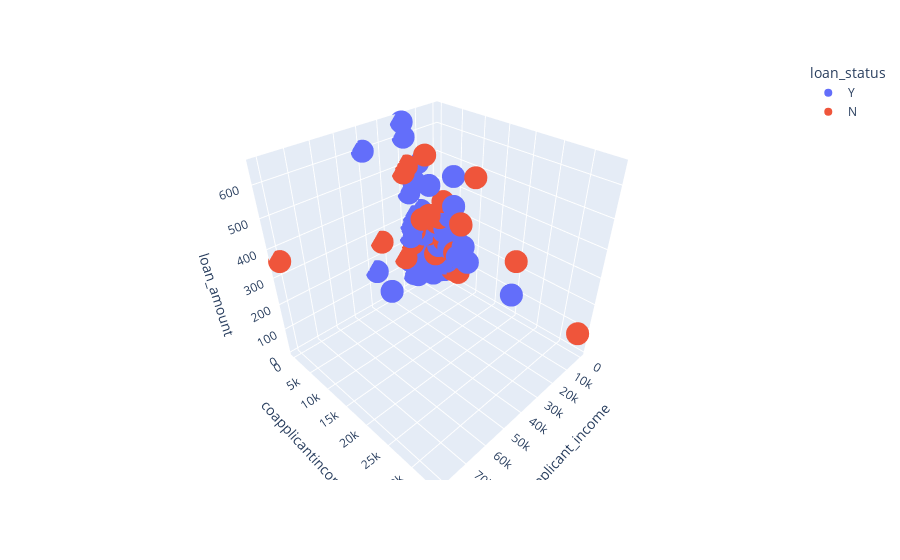

The notebook cell this image was saved under:
### Code cell
# px.scatter_3d(data_frame=df,x='applicant_income',y='co-applicant_income',z='loan_amount',color='loan_status')

# try this command and see if it works


# Create a 3D scatter plot
fig = px.scatter_3d(data_frame=df,x='applicant_income',y='coapplicantincome',z='loan_amount',color='loan_status'
)

# Show the plot
fig.show()

### Figure 1 — Plotly figure (JSON) as saved in the notebook; plotly's stock layout.template omitted (floating-point values rounded to 4 significant figures; data arrays with more than 128 entries replaced by an {"elided": "..."} marker saying what was removed)
{"data": [{"hovertemplate": "loan_status=Y<br>applicant_income=%{x}<br>coapplicantincome=%{y}<br>loan_amount=%{z}<extra></extra>", "legendgroup": "Y", "marker": {"color": "#636efa", "symbol": "circle"}, "mode": "markers", "name": "Y", "scene": "scene", "showlegend": true, "type": "scatter3d", "x": {"elided": "376 int values"}, "y": {"elided": "376 float values"}, "z": {"elided": "376 float values"}}, {"hovertemplate": "loan_status=N<br>applicant_income=%{x}<br>coapplicantincome=%{y}<br>loan_amount=%{z}<extra></extra>", "legendgroup": "N", "marker": {"color": "#EF553B", "symbol": "circle"}, "mode": "markers", "name": "N", "scene": "scene", "showlegend": true, "type": "scatter3d", "x": {"elided": "166 int values"}, "y": {"elided": "166 int values"}, "z": {"elided": "166 float values"}}], "layout": {"legend": {"title": {"text": "loan_status"}, "tracegroupgap": 0}, "margin": {"t": 60}, "scene": {"domain": {"x": [0, 1], "y": [0, 1]}, "xaxis": {"title": {"text": "applicant_income"}}, "yaxis": {"title": {"text": "coapplicantincome"}}, "zaxis": {"title": {"text": "loan_amount"}}}}}
